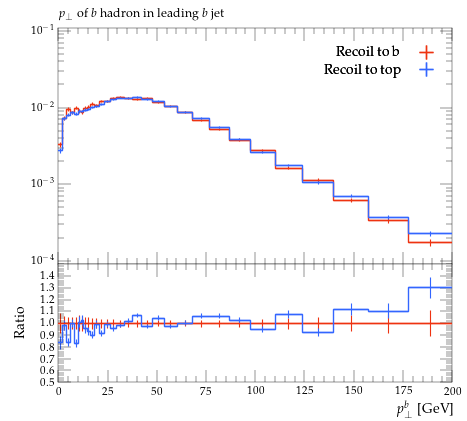

Python code for this plot:
#! /usr/bin/env python

# This Python script was auto-generated using YODA v2.0.2.
# Analysis object: /MC_HFJETS/ptBHadrLead
# Timestamp: 28-07-2026 (11:04:25)

import matplotlib as mpl
import matplotlib.pyplot as plt
mpl.use('Agg') # comment out for interactive use
import os
import numpy as np

plotDir = os.path.split(os.path.realpath(__file__))[0]
if 'YODA_USER_PLOT_PATH' in globals():
    plot_outdir = globals()['YODA_USER_PLOT_PATH']
else:
    plot_outdir = plotDir

#plot style
plt.style.use(os.path.join(plotDir, '../default.mplstyle'))
# plot metadata
figW, figH = plt.rcParams['figure.figsize']
ax_xLabel = r'$p_\perp^b$ [GeV]'
ax_yLabel = r''
ax_title  = r'$p_\perp$ of $b$ hadron in leading $b$ jet'
ax_xScale = 'linear'
ax_yScale = 'log'
xLims = (0.0, 200.0)
yLims = (9e-05, 0.11000000000000001)

# TeX-friendly labels for the legend
labels = {
    'legend' : ([ r"Recoil to b", r"Recoil to top" ], r""),
}

# Adjust canvas width and height
canvasW = 10.0
canvasH = 9.0
figW *= canvasW/10.
figH *= canvasH/9.

# Create figure and axis objects
fig, (ax, ratio0_ax) = plt.subplots(2, 1, sharex=True,
                  figsize=(figW,figH), gridspec_kw={'height_ratios': (6.0, 3.0)})

# Set figure margins
plt.subplots_adjust(
    left   = 1.0 * plt.rcParams['figure.subplot.left'],
    right  = 1.0 * plt.rcParams['figure.subplot.right'],
    top    = 1.0 * plt.rcParams['figure.subplot.top'],
    bottom = 1.0 * plt.rcParams['figure.subplot.bottom'])

ratio0_ax.yaxis.set_major_locator(mpl.ticker.MultipleLocator(0.1))
ratio0_ax.set_ylim(0.5, 1.4999)
ratio0_ax.set_ylabel('Ratio')

# the numerical data is stored in a separate file
dataf = dict()
prefix = os.path.split(__file__)[0]
if prefix:    prefix = prefix + '/'
exec(open(prefix+'ptBHadrLead__data.py').read(), dataf)


legend_handles = dict() # keep track of handles for the legend

# style options for curves
# starts at zorder>=5 to draw curve on top of legend
styles = {
  'recoil_b': {
    'color' : '#EE3311',
    'linestyle' : '-',
    'linewidth' : 1,
    'marker' : 'none',
    'markersize' : 2,
    'capsize' : 0.0,
    'zorder' : 5,
    'histstyle' : 1,
    'drawstyle' : 'steps-pre',
    'xerrorbars' : 1,
    'yerrorbars' : 1,
    'fillcolor' : None,
    'fillopacity' : 1.0,
    'ratio0_linestyle' : '-',
    'ratio0_linewidth' : 1,
    'ratio0_marker' : 'none',
    'ratio0_markersize' : 2,
    'ratio0_capsize' : 0.0,
    'ratio0_zorder' : 5,
    'ratio0_histstyle' : 1,
    'ratio0_drawstyle' : 'steps-pre',
    'ratio0_xerrorbars' : 1,
    'ratio0_yerrorbars' : 1,
  },
  'recoil_top': {
    'color' : '#3366FF',
    'linestyle' : '-',
    'linewidth' : 1,
    'marker' : 'none',
    'markersize' : 2,
    'capsize' : 0.0,
    'zorder' : 6,
    'histstyle' : 1,
    'drawstyle' : 'steps-pre',
    'xerrorbars' : 1,
    'yerrorbars' : 1,
    'fillcolor' : None,
    'fillopacity' : 1.0,
    'ratio0_linestyle' : '-',
    'ratio0_linewidth' : 1,
    'ratio0_marker' : 'none',
    'ratio0_markersize' : 2,
    'ratio0_capsize' : 0.0,
    'ratio0_zorder' : 6,
    'ratio0_histstyle' : 1,
    'ratio0_drawstyle' : 'steps-pre',
    'ratio0_xerrorbars' : 1,
    'ratio0_yerrorbars' : 1,
  },
}

# curve from input yoda files in main panel
for label, yvals in dataf['yvals'].items():
    if all(np.isnan(v) for v in dataf['yvals'][label]):
        continue
    tmp = None
    if styles[label]['histstyle']: # draw as histogram
        xpos = dataf['xedges'][label] if styles[label]['drawstyle'] else dataf['xpoints'][label]
        ypos = np.insert(yvals, 0, yvals[0]) if styles[label]['drawstyle'] else yvals
        if styles[label]['fillcolor']: # fill area below curve
            ax.fill_between(xpos, ypos, step='pre',
                            color=styles[label]['fillcolor'],
                            alpha=styles[label]['fillopacity'])
        tmp, = ax.plot(xpos, ypos,
                       color=styles[label]['color'],
                       linestyle=styles[label]['linestyle'],
                       linewidth=styles[label]['linewidth'],
                       drawstyle=styles[label]['drawstyle'], solid_joinstyle='miter',
                       zorder=styles[label]['zorder'], label=label)
    tmp = ax.errorbar(dataf['xpoints'][label], yvals,
                      xerr=np.array(dataf['xerrs'][label])*styles[label]['xerrorbars'],
                      yerr=np.array(dataf['yerrs'][label])*styles[label]['yerrorbars'],
                      fmt=styles[label]['marker'], capsize=styles[label]['capsize'],
                      markersize=styles[label]['markersize'],
                      ecolor=styles[label]['color'],
                      color=styles[label]['color'], zorder=styles[label]['zorder'])
    tmp[-1][0].set_linestyle(styles[label]['linestyle'])
    tmp[-1][0].set_linewidth(styles[label]['linewidth'])
    if label in dataf['add_legend_handle']:  legend_handles[label] = tmp
    for varLabel in dataf['variation_yvals'].keys():
        if varLabel.startswith(label):
            tmp, = ax.plot(dataf['xedges'][label], dataf['variation_yvals'][varLabel],
                           color=styles[label]['color'],
                           linestyle=styles[label]['linestyle'],
                           linewidth=styles[label]['linewidth'],
                           drawstyle='steps-pre', solid_joinstyle='miter',
                           zorder=styles[label]['zorder'], alpha=0.5)


# plots on ratio panel
# curve from input yoda files in ratio panel
for label, yvals in dataf['ratio0_yvals'].items():
    if all(np.isnan(v) for v in yvals):
        continue
    if styles[label]['ratio0_histstyle']: # plot as histogram
        xpos = dataf['xedges']['recoil_b'] if styles[label]['ratio0_drawstyle'] else dataf['xpoints']['recoil_b']
        ypos = np.insert(yvals, 0, yvals[0]) if styles[label]['ratio0_drawstyle'] else yvals
        ratio0_ax.plot(xpos, ypos,
                       color=styles[label]['color'],
                       linewidth=styles[label]['linewidth'],
                       linestyle=styles[label]['ratio0_linestyle'],
                       drawstyle=styles[label]['ratio0_drawstyle'], zorder=styles[label]['zorder'],
                       solid_joinstyle='miter')
    tmp = ratio0_ax.errorbar(dataf['xpoints']['recoil_b'], yvals,
                             xerr=np.array(dataf['ref_xerrs'])*styles[label]['ratio0_xerrorbars'],
                             yerr=np.array(dataf['ratio0_yerrs'][label])*styles[label]['ratio0_yerrorbars'],
                             fmt=styles[label]['ratio0_marker'], capsize=styles[label]['ratio0_capsize'],
                             markersize=styles[label]['ratio0_markersize'],
                             ecolor=styles[label]['color'],
                             color=styles[label]['color'])
    tmp[-1][0].set_linestyle(styles[label]['ratio0_linestyle'])
    tmp[-1][0].set_linewidth(styles[label]['ratio0_linewidth'])

    for varlabel in dataf['ratio0_variation_vals'].keys():
        if varlabel.startswith(label):
            ratio0_ax.plot(dataf['xedges']['recoil_b'],
                            dataf['ratio0_variation_vals'][varlabel],
                            color=styles[label]['color'],
                            linestyle=styles[label]['linestyle'],
                            linewidth=styles[label]['linewidth'],
                            drawstyle='steps-pre', solid_joinstyle='miter',
                            zorder=1, alpha=0.5)

legend_items = list(legend_handles.values())
ax.add_artist(ax.legend(legend_items,
                        labels['legend'][0],
                        title=labels['legend'][1],
                        alignment='right',
                        loc='upper right',
                        bbox_to_anchor=(1.0, 0.97),markerfirst=False))

# set plot metadata as defined above
ratio0_ax.set_xlabel(ax_xLabel)
ratio0_ax.xaxis.set_label_coords(1., -0.15)
ax.set_ylabel(ax_yLabel, ha='right', va='top')
ax.yaxis.set_label_coords(-0.11, 1.0)
ax.set_title(ax_title, loc='left')
ax.set_xscale(ax_xScale)
ax.set_yscale(ax_yScale)
ax.set_xlim(xLims)
ax.set_ylim(yLims)

# tick formatting
plt.rcParams['xtick.top'] = True
plt.rcParams['ytick.right'] = True
ax.yaxis.set_major_locator(mpl.ticker.LogLocator(base=10.0, numticks=np.inf))
ax.yaxis.set_minor_locator(mpl.ticker.LogLocator(
                           base=10.0, subs=np.arange(0.1, 1, 0.1), numticks=np.inf))
fig.align_ylabels((ax, ratio0_ax))
plt.savefig(os.path.join(plot_outdir, 'ptBHadrLead.pdf'), format='PDF')
plt.savefig(os.path.join(plot_outdir, 'ptBHadrLead.png'), format='PNG')

plt.close(fig)
